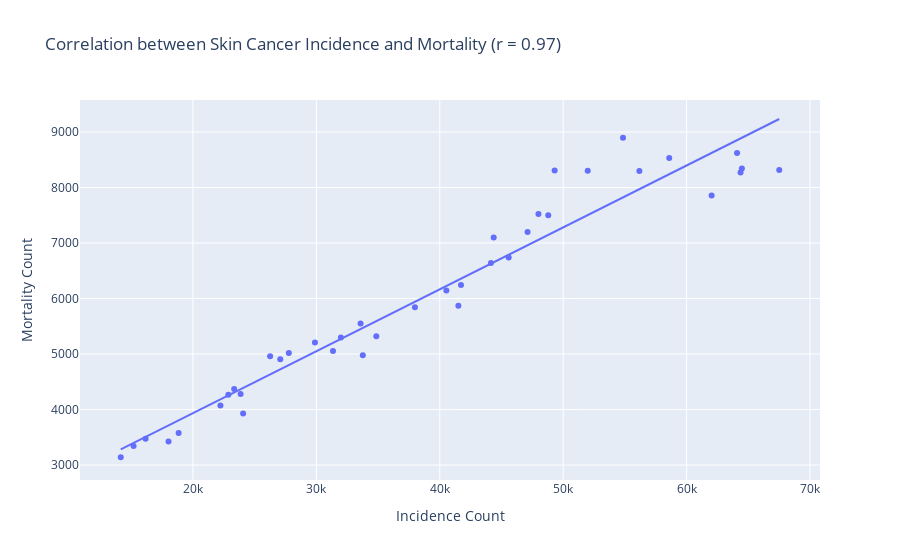

Notebook source saved alongside this figure:
### Markdown cell above
CORRLATION BETWEEN INCIDENCE AND MORTALITY

### Code cell
import pandas as pd
import plotly.express as px

# -----------------------------
# Aggregate Data by Year
# -----------------------------
# Group the incidence and mortality data (already filtered for skin cancer) by Year
incidence_by_year = incidence_skin.groupby("Year")["Count"].sum().reset_index()
mortality_by_year = mortality_skin.groupby("Year")["Count"].sum().reset_index()

# Merge the two datasets on Year
df_year = pd.merge(incidence_by_year, mortality_by_year, on="Year", suffixes=("_Incidence", "_Mortality"))

# -----------------------------
# Calculate the Correlation
# -----------------------------
correlation = df_year["Count_Incidence"].corr(df_year["Count_Mortality"])
print("Correlation between Incidence and Mortality:", correlation)

# -----------------------------
# Create a Scatter Plot with a Regression Line
# -----------------------------
fig = px.scatter(df_year, 
                 x="Count_Incidence", 
                 y="Count_Mortality",
                 trendline="ols",
                 title=f"Correlation between Skin Cancer Incidence and Mortality (r = {correlation:.2f})",
                 labels={"Count_Incidence": "Incidence Count", "Count_Mortality": "Mortality Count"})
fig.show()







import statsmodels.api as sm
import statsmodels.formula.api as smf

# Suppose df_year has these columns:
#   "Count_Incidence" and "Count_Mortality"

# 1. Fit a linear regression model
model = smf.ols("Count_Mortality ~ Count_Incidence", data=df_year).fit()

# 2. Print out the summary to see the slope (coefficient) and intercept
print(model.summary())

# 3. Extract the slope and intercept
intercept = model.params["Intercept"]
slope = model.params["Count_Incidence"]

print(f"\nInterpretation:")
print(f"For every 1 additional incidence case, mortality increases by about {slope:.2f} cases.")
print(f"Intercept (base mortality) when incidence is zero: {intercept:.2f}")

### Figure 1 — Plotly figure (JSON) as saved in the notebook; plotly's stock layout.template omitted (floating-point values rounded to 4 significant figures)
{"data": [{"hovertemplate": "Incidence Count=%{x}<br>Mortality Count=%{y}<extra></extra>", "legendgroup": "", "marker": {"color": "#636efa", "symbol": "circle"}, "mode": "markers", "name": "", "orientation": "v", "showlegend": false, "type": "scatter", "x": [14150, 15190, 16160, 18022, 18842, 22228, 24064, 22868, 23340, 23862, 26252, 27074, 27770, 29884, 31348, 33764, 31986, 33580, 34860, 37988, 41508, 40536, 41720, 45584, 44148, 44368, 47112, 47996, 48792, 49308, 51988, 54848, 56176, 58592, 62028, 64372, 64478, 67508, 64090], "xaxis": "x", "y": [3140, 3344, 3472, 3424, 3576, 4072, 3928, 4268, 4372, 4280, 4960, 4908, 5020, 5208, 5056, 4980, 5296, 5552, 5320, 5844, 5872, 6144, 6242, 6740, 6640, 7100, 7200, 7524, 7502, 8308, 8304, 8896, 8300, 8532, 7856, 8272, 8344, 8316, 8622], "yaxis": "y"}, {"hovertemplate": "<b>OLS trendline</b><br>Count_Mortality = 0.111555 * Count_Incidence + 1704.26<br>R<sup>2</sup>=0.941644<br><br>Incidence Count=%{x}<br>Mortality Count=%{y} <b>(trend)</b><extra></extra>", "legendgroup": "", "marker": {"color": "#636efa", "symbol": "circle"}, "mode": "lines", "name": "", "showlegend": false, "type": "scatter", "x": [14150, 15190, 16160, 18022, 18842, 22228, 22868, 23340, 23862, 24064, 26252, 27074, 27770, 29884, 31348, 31986, 33580, 33764, 34860, 37988, 40536, 41508, 41720, 44148, 44368, 45584, 47112, 47996, 48792, 49308, 51988, 54848, 56176, 58592, 62028, 64090, 64372, 64478, 67508], "xaxis": "x", "y": [3283.0, 3399.0, 3507.0, 3715.0, 3806.0, 4184.0, 4255.0, 4308.0, 4366.0, 4389.0, 4633.0, 4725.0, 4802.0, 5038.0, 5201.0, 5272.0, 5450.0, 5471.0, 5593.0, 5942.0, 6226.0, 6335.0, 6358.0, 6629.0, 6654.0, 6789.0, 6960.0, 7058.0, 7147.0, 7205.0, 7504.0, 7823.0, 7971.0, 8240.0, 8624.0, 8854.0, 8885.0, 8897.0, 9235.0], "yaxis": "y"}], "layout": {"legend": {"tracegroupgap": 0}, "title": {"text": "Correlation between Skin Cancer Incidence and Mortality (r = 0.97)"}, "xaxis": {"anchor": "y", "domain": [0, 1], "title": {"text": "Incidence Count"}}, "yaxis": {"anchor": "x", "domain": [0, 1], "title": {"text": "Mortality Count"}}}}
